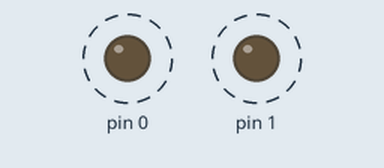
Recording of a sketch running on a simulated Arduino Uno, built with avr-gcc and run on an emulated ATmega328P. On the bench: output pins drawn as LEDs (lit = HIGH). Dashed ring = blinking.

Above: at 0.2 s.
Timing chart, 0 to 4.6 s (numbered marks = the images above):
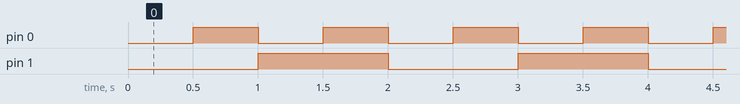

The sketch:

Exercicio2.ino
```cpp
#define ZeroZero 0
#define ZeroUm   1
#define UmZero   2
#define UmUm     3

int estado = ZeroZero;

void setup() {
  // Configura PD0 e PD1 como saída (D0 e D1 do Arduino)
  DDRD |= 0b00000011;
}

void loop() {
  switch(estado) {
    case ZeroZero:
      PORTD = (PORTD & 0b11111100) | 0b00000000; // Escreve 00
      _delay_ms(500);
      estado = ZeroUm;
      break;

    case ZeroUm:
      PORTD = (PORTD & 0b11111100) | 0b00000001; // Escreve 01
      _delay_ms(500);
      estado = UmZero;
      break;

    case UmZero:
      PORTD = (PORTD & 0b11111100) | 0b00000010; // Escreve 10
      _delay_ms(500);
      estado = UmUm;
      break;

    case UmUm:
      PORTD = (PORTD & 0b11111100) | 0b00000011; // Escreve 11
      _delay_ms(500);
      estado = ZeroZero; // Fecha o ciclo voltando ao início
      break;
  }

}
```

Measured:
- by itself, pin 0: alternates HIGH for 0.50 s and LOW for 0.50 s
- by itself, pin 1: alternates HIGH for 1.0 s and LOW for 1.0 s
- by itself, everything shown: repeats every 2.0 s, in 4 steps
